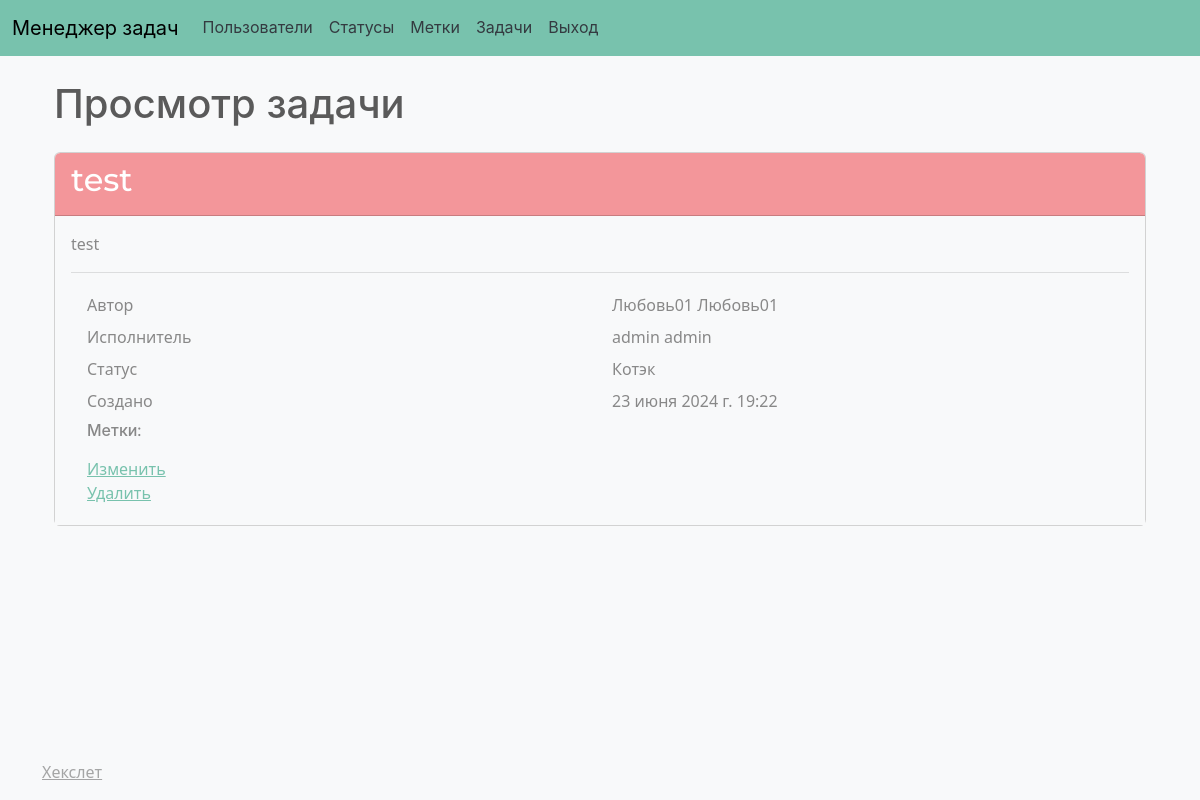
The page /tasks/2/ (signed in) on the database as committed earlier.
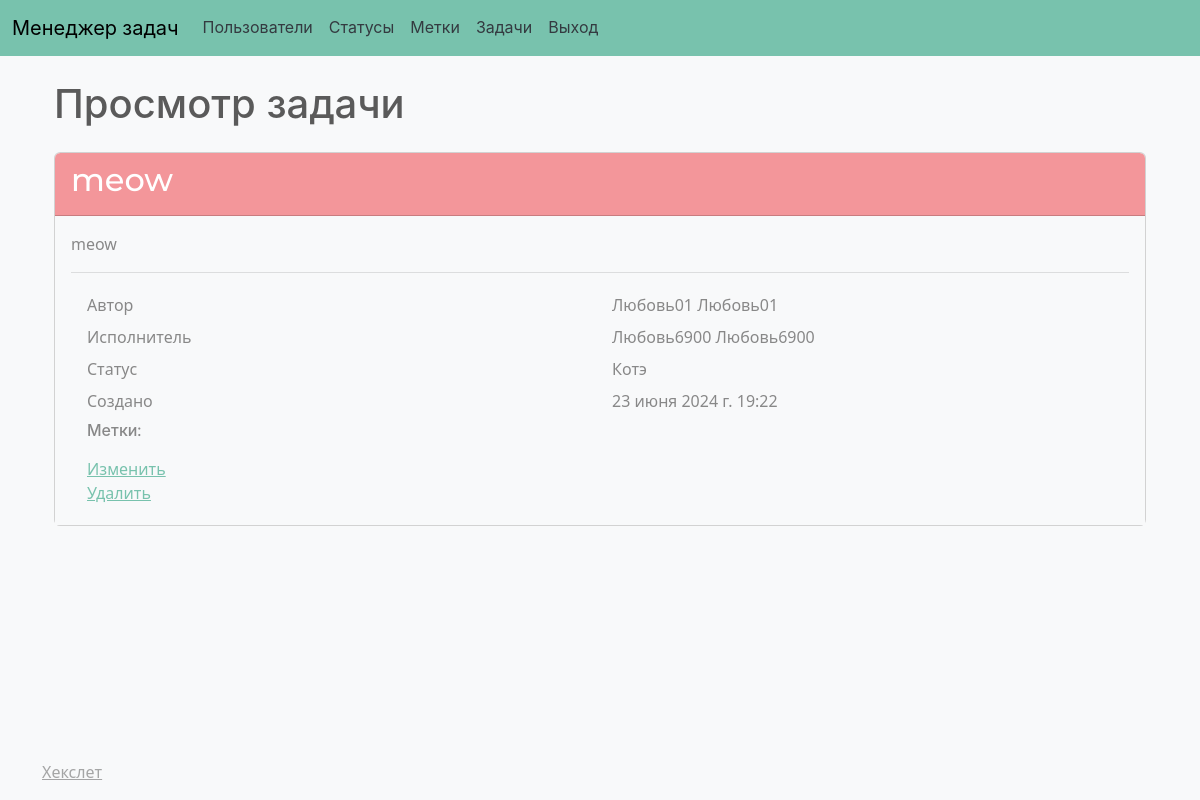
The same page on the database as committed later.
### task_manager/models.py (models this page shows, shortened)
class Task(models.Model):
    name = models.CharField(max_length=100, verbose_name=_('Name'))
    description = models.TextField(verbose_name=_('Description'))
    status = models.ForeignKey(Status, on_delete=models.CASCADE, related_name='tasks', default=1, verbose_name=_('Status'))
    author = models.ForeignKey(CustomUser, related_name='author_tasks', on_delete=models.CASCADE, verbose_name=_('Author'))
    executor = models.ForeignKey(CustomUser, related_name='executor_tasks', on_delete=models.CASCADE, null=True, verbose_name=_('Executor'))
    created_at = models.DateTimeField(auto_now_add=True, verbose_name=_('Дата создания'))
    updated_at = models.DateTimeField(auto_now=True)
    label = models.ManyToManyField(Label, related_name='tasks')

class CustomUser(AbstractUser):
    first_name = models.CharField(max_length=100)
    last_name = models.CharField(max_length=100)
    username = models.CharField(max_length=150, unique=True)
    password = models.CharField(max_length=100)
    REQUIRED_FIELDS = ['first_name', 'last_name']

class Status(models.Model):
    name = models.CharField(verbose_name=_('Name'), max_length=100, validators=[])
    created_at = models.DateTimeField(auto_now_add=True)
    def __str__(self):
        return self.name

### task_manager/views.py (the view)
# urls.py: path('tasks/<int:pk>/', views.task_detail, name='task_detail'),
@login_required
def task_detail(request, pk):
    task = Task.objects.get(pk=pk)
    return render(request, 'tasks/task_detail.html', {'task': task})

### task_manager/templates/tasks/task_detail.html (shortened to what this page needs)
{% extends "base.html" %}
{% load django_bootstrap5 %}
{% load i18n %}
{% block content %}
<div class="container wrapper flex-grow-1">
    <h1 class="my-4">{% trans "Task view" %}</h1>
    <div class="card">
        <div class="card-header bg-secondary text-white">
            <h2>{{ task.name }}</h2>
        </div>
        <div class="card-body bg-light">
            <p>{{ task.description }}</p>
            <hr>
            <div class="container">
                <div class="row p-1">
                    <div class="col">{% trans "Author" %}</div>
                    <div class="col">{{ task.author.first_name }} {{ task.author.last_name }}</div>
                </div>
                <div class="row p-1">
                    <div class="col">{% trans "Executor" %}</div>
                    <div class="col">{{ task.executor.first_name }} {{ task.executor.last_name }}</div>
                </div>
                <div class="row p-1">
                    <div class="col">{% trans "Status" %}</div>
                    <div class="col">{{ task.status }}</div>
                </div>
                <div class="row p-1">
                    <div class="col">{% trans "Created at" %}</div>
                    <div class="col">{{ task.created_at }}</div>
                </div>
                <div class="row p-1">
                    <div class="col">
                        <h6>{% trans "Labels:" %}</h6>
                    </div>
                </div>
                <div class="row p-1">
                    <div class="col">
                        <a href="{% url 'task_update' task.id %}">{% trans "Edit" %}</a>
                        <br>
                        <a href="{% url 'task_delete' task.id %}">{% trans "Delete" %}</a>
                    </div>
                </div>
            </div>
        </div>
    </div>
</div>
{% endblock %}

Rows that differ between the two databases and show on the page:
changed Task "Любовь01": name "test" → "meow"; description "test" → "meow"; executor.first_name "admin" → "Любовь6900"; executor.last_name "admin" → "Любовь6900"; status "Котэк" → "Котэ"
